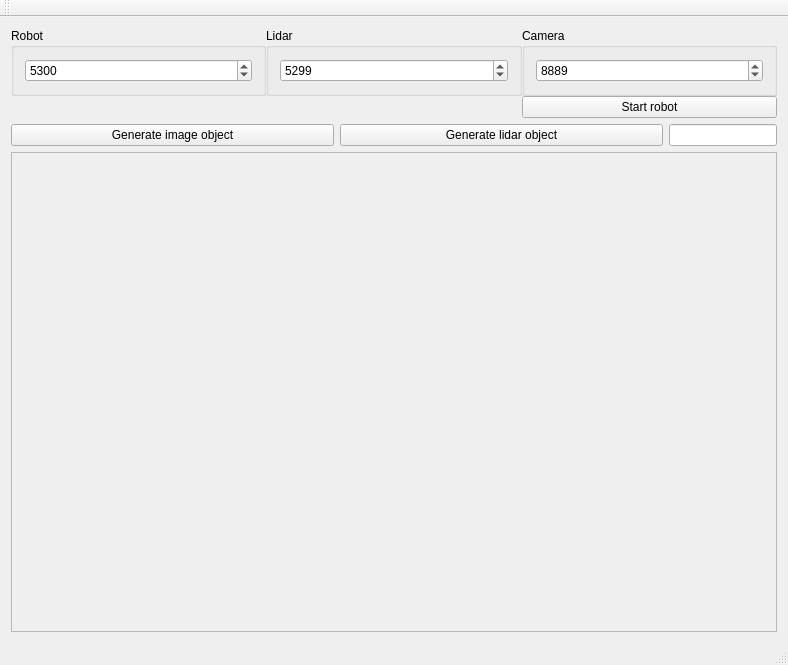
<?xml version="1.0" encoding="UTF-8"?>
<ui version="4.0">
 <class>MainWindow</class>
 <widget class="QMainWindow" name="MainWindow">
  <property name="geometry">
   <rect>
    <x>0</x>
    <y>0</y>
    <width>788</width>
    <height>665</height>
   </rect>
  </property>
  <property name="windowTitle">
   <string>MainWindow</string>
  </property>
  <widget class="QWidget" name="centralWidget">
   <layout class="QGridLayout" name="gridLayout" rowstretch="0,0,20">
    <item row="1" column="0">
     <layout class="QHBoxLayout" name="horizontalLayout">
      <property name="topMargin">
       <number>0</number>
      </property>
      <item>
       <widget class="QPushButton" name="pushButton_2">
        <property name="text">
         <string>Generate image object</string>
        </property>
       </widget>
      </item>
      <item>
       <widget class="QPushButton" name="pushButton">
        <property name="text">
         <string>Generate lidar object</string>
        </property>
       </widget>
      </item>
      <item>
       <widget class="QLineEdit" name="lineEdit">
        <property name="sizePolicy">
         <sizepolicy hsizetype="Fixed" vsizetype="Fixed">
          <horstretch>0</horstretch>
          <verstretch>0</verstretch>
         </sizepolicy>
        </property>
       </widget>
      </item>
     </layout>
    </item>
    <item row="2" column="0">
     <widget class="QFrame" name="frame">
      <property name="sizePolicy">
       <sizepolicy hsizetype="MinimumExpanding" vsizetype="Expanding">
        <horstretch>0</horstretch>
        <verstretch>0</verstretch>
       </sizepolicy>
      </property>
      <property name="minimumSize">
       <size>
        <width>600</width>
        <height>450</height>
       </size>
      </property>
      <property name="frameShape">
       <enum>QFrame::StyledPanel</enum>
      </property>
      <property name="frameShadow">
       <enum>QFrame::Raised</enum>
      </property>
     </widget>
    </item>
    <item row="0" column="0">
     <layout class="QGridLayout" name="gridLayout_2">
      <property name="topMargin">
       <number>0</number>
      </property>
      <property name="spacing">
       <number>0</number>
      </property>
      <item row="0" column="0">
       <widget class="QGroupBox" name="groupBox">
        <property name="title">
         <string>Robot</string>
        </property>
        <layout class="QGridLayout" name="gridLayout_3">
         <item row="0" column="0">
          <widget class="QSpinBox" name="spinBox">
           <property name="maximum">
            <number>65536</number>
           </property>
           <property name="singleStep">
            <number>10</number>
           </property>
           <property name="value">
            <number>5300</number>
           </property>
          </widget>
         </item>
        </layout>
       </widget>
      </item>
      <item row="0" column="2">
       <widget class="QGroupBox" name="groupBox_3">
        <property name="title">
         <string>Camera</string>
        </property>
        <layout class="QGridLayout" name="gridLayout_5">
         <item row="0" column="0">
          <widget class="QSpinBox" name="spinBox_5">
           <property name="maximum">
            <number>65536</number>
           </property>
           <property name="singleStep">
            <number>10</number>
           </property>
           <property name="value">
            <number>8889</number>
           </property>
          </widget>
         </item>
        </layout>
       </widget>
      </item>
      <item row="0" column="1">
       <widget class="QGroupBox" name="groupBox_2">
        <property name="title">
         <string>Lidar</string>
        </property>
        <layout class="QGridLayout" name="gridLayout_4">
         <item row="0" column="0">
          <widget class="QSpinBox" name="spinBox_3">
           <property name="maximum">
            <number>65535</number>
           </property>
           <property name="singleStep">
            <number>10</number>
           </property>
           <property name="value">
            <number>5299</number>
           </property>
          </widget>
         </item>
        </layout>
       </widget>
      </item>
      <item row="1" column="2">
       <widget class="QPushButton" name="pushButton_3">
        <property name="text">
         <string>Start robot</string>
        </property>
       </widget>
      </item>
     </layout>
    </item>
   </layout>
  </widget>
  <widget class="QMenuBar" name="menuBar">
   <property name="geometry">
    <rect>
     <x>0</x>
     <y>0</y>
     <width>788</width>
     <height>22</height>
    </rect>
   </property>
  </widget>
  <widget class="QToolBar" name="mainToolBar">
   <attribute name="toolBarArea">
    <enum>TopToolBarArea</enum>
   </attribute>
   <attribute name="toolBarBreak">
    <bool>false</bool>
   </attribute>
  </widget>
  <widget class="QStatusBar" name="statusBar"/>
 </widget>
 <layoutdefault spacing="6" margin="11"/>
 <resources/>
 <connections/>
</ui>
